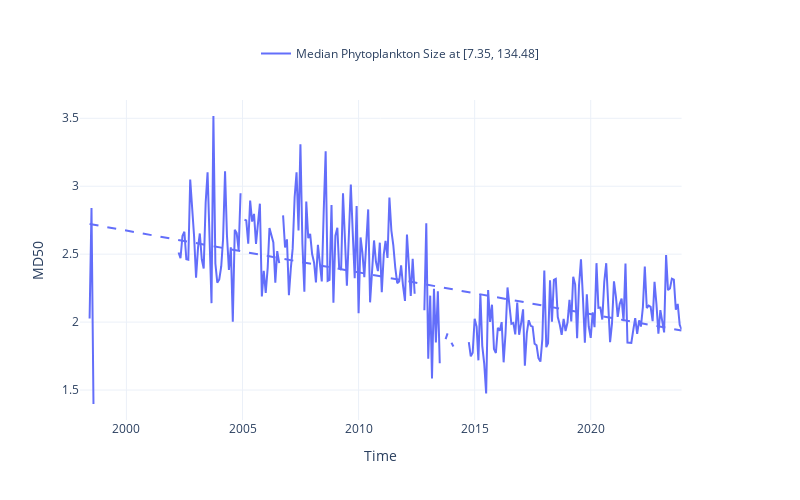

The cell this chart's notebook holds for it:
### Code cell
fig = plot_timeseries_interactive(dict_plot, trendline=True, scatter_dict = None);

### Figure 1 — Plotly figure (JSON) as saved in the notebook; plotly's stock layout.template omitted (floating-point values rounded to 4 significant figures; data arrays with more than 128 entries replaced by an {"elided": "..."} marker saying what was removed)
{"data": [{"line": {"color": "#636EFA"}, "name": "Median Phytoplankton Size at [7.35, 134.48]", "type": "scatter", "x": {"elided": "312 str values"}, "xaxis": "x", "y": {"elided": "312 float values"}, "yaxis": "y"}, {"line": {"color": "#636EFA", "dash": "dash"}, "mode": "lines", "name": "Median Phytoplankton Size at [7.35, 134.48] (Trend)", "showlegend": false, "type": "scatter", "x": {"elided": "254 str values"}, "xaxis": "x", "y": {"elided": "254 float values"}, "yaxis": "y"}], "layout": {"height": 500, "legend": {"font": {"size": 12}, "orientation": "h", "x": 0.5, "xanchor": "center", "y": 1.1, "yanchor": "bottom"}, "title": {"text": " "}, "width": 800, "xaxis": {"anchor": "y", "domain": [0, 0.94], "title": {"text": "Time"}}, "yaxis": {"anchor": "x", "domain": [0, 1], "title": {"text": "MD50"}}, "yaxis2": {"anchor": "x", "overlaying": "y", "side": "right"}}}
